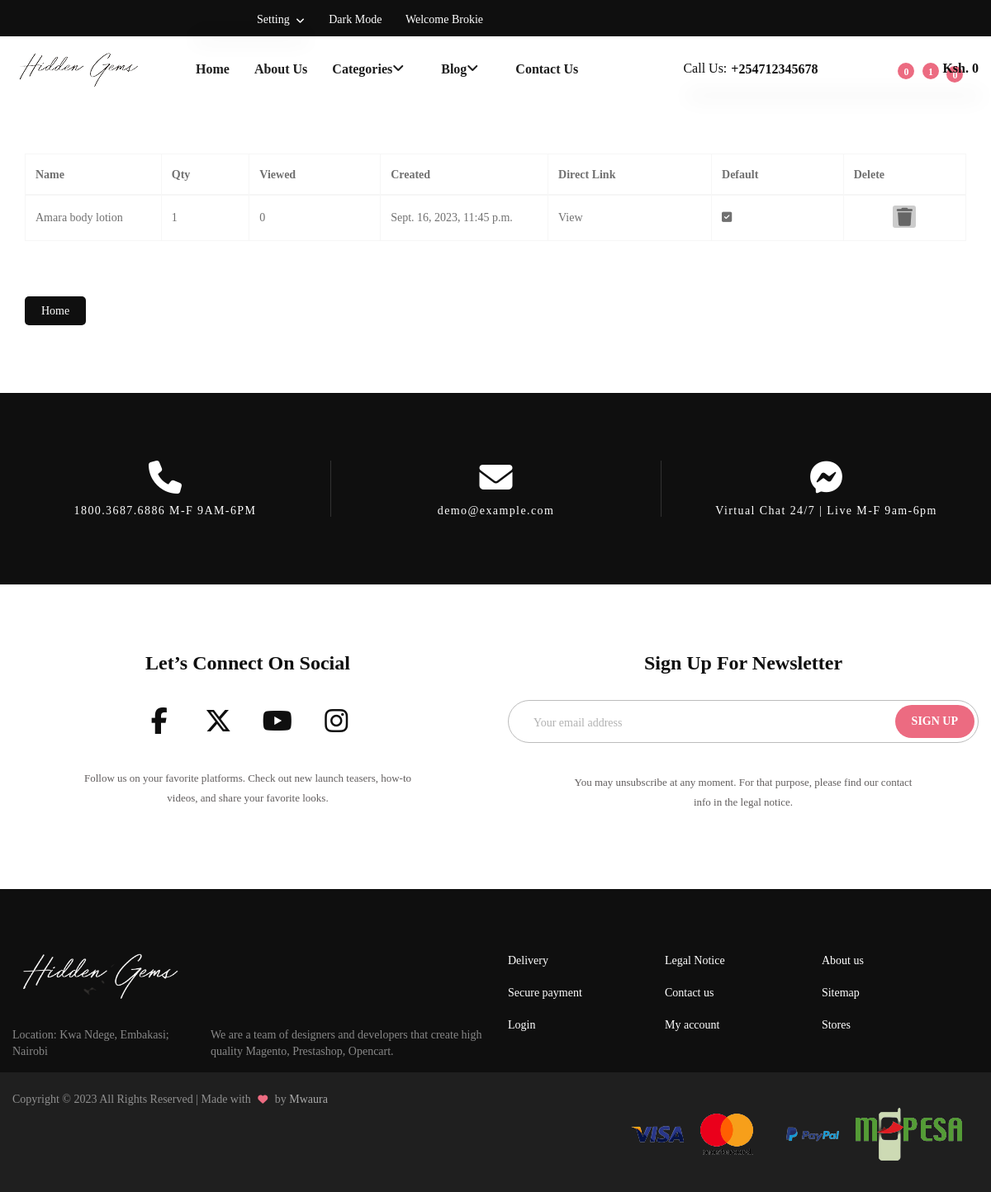
/wishlist/ (signed in), run on an earlier commit of the app's database.
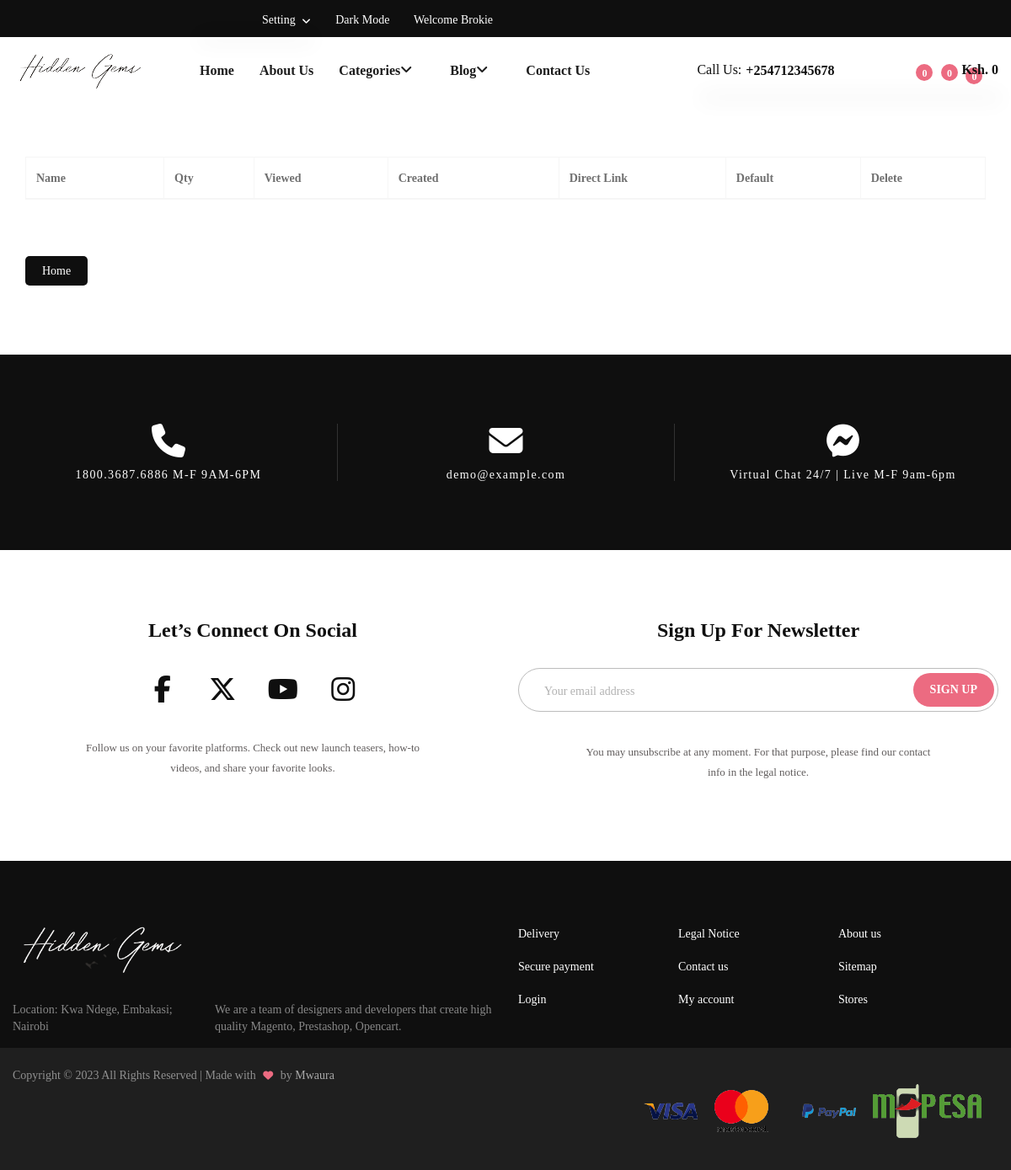
And on a later commit of the database.
### accounts/models.py (models this page shows, shortened)
class Profile(AbstractUser):
    username = models.CharField(unique=True, null=True, max_length=200)
    first_name = models.CharField(max_length=250, null=True)
    last_name = models.CharField(max_length=250, null=True)
    email = models.EmailField(max_length=200, null=True)
    phone_number = models.CharField(max_length=10, unique=True)
    class Meta:
        db_table = 'Profile'
        verbose_name = 'Profile'
        verbose_name_plural = 'Profiles'
    USERNAME_FIELD = 'username'

### shop/models.py (models this page shows, shortened)
class Wishlist(models.Model):
    from accounts.models import Profile
    user = models.ForeignKey(Profile, on_delete=models.SET_NULL, null=True)
    product = models.ForeignKey(Product, on_delete=models.SET_NULL, null=True)
    created_at = models.DateTimeField(auto_now_add=True)
    class Meta:
        db_table = 'Wishlist'
        verbose_name = 'Wishlist'
        verbose_name_plural = 'Wishlists'

class Product(models.Model):
    category = models.ForeignKey(Category, on_delete=models.SET_NULL, null=True)
    name = models.CharField(max_length=200, unique=True)
    description = models.TextField()
    price = models.DecimalField(max_digits=5, decimal_places=2)
    stock_quantity = models.PositiveIntegerField()
    image = models.ImageField(upload_to='products', null=True)
    slug = models.SlugField(unique=True, blank=True)
    def get_absolute_url(self):
        return reverse("shop:product_detail", kwargs={"slug": self.slug})
    class Meta:
        db_table = 'Product'
        verbose_name = 'Product'
        verbose_name_plural = 'Products'

### shop/views.py (the view)
# urls.py: path('wishlist/', views.wishlist, name="wishlist"),
@login_required(login_url='accounts:login_page')
def wishlist(request):
    user = request.user
    wishlist = Wishlist.objects.filter(user=request.user)
    context = {
        'wishlist': wishlist
    }
    return render(request, 'shop/wishlist.html', context)

### shop/templates/shop/wishlist.html (shortened to what this page needs)
{% extends "shop/base.html" %}
{% load static %}
{% block content %}
  {% include "shop/header.html" %}
  <main class="main-content">
        <section class="product-area">
            <div class="container" data-padding-top="62">
              <div class="shopping-wishlist-wrap">
                <div class="row">
                  <div class="col-12">
                    <div class="wishlist-content">
                      <div class="table-responsive">
                        <table class="table table-bordered">
                          <thead>
                            <tr>
                              <th class="item-name">Name</th>
                              <th class="item-qty">Qty</th>
                              <th class="item-viewed">Viewed</th>
                              <th class="item-created">Created</th>
                              <th class="item-direct-link">Direct Link</th>
                              <th class="item-default">Default</th>
                              <th class="item-delete">Delete</th>
                            </tr>
                          </thead>
                          <tbody>
                          {% for item in wishlist %}
                            <tr>
                              <td class="item-name">
                                <span><a href="#/">{{item.product.name}}</a></span>
                              </td>
                              <td class="item-qty">
                                <span>1</span>
                              </td>
                              <td class="item-viewed">
                                <span>0</span>
                              </td>
                              <td class="item-created">
                                <span>{{item.created_at}}</span>
                              </td>
                              <td class="item-direct-link">
                                <span><a href="{{item.product.get_absolute_url}}">View</a></span>
                              </td>
                              <td class="item-default">
                                <span><i class="fa fa-check-square"></i></span>
                              </td>
                              <td class="item-delete">
                                <span><a href="{% url 'shop:remove_from_wishlist' item.product.id %}"><i class="fa fa-trash"></i></a></span>
                              </td>
                            </tr>
                          {% endfor %}
                          </tbody>
                        </table>
                      </div>
                      <div class="wishlist-footer">
                        <a href="{% url 'shop:homepage' %}" class="btn-wishlist">Home</a>
                      </div>
                    </div>
                  </div>
                </div>
              </div>
            </div>
          </section>
          {% include "shop/contact.html" %}
  </main>
  {% include "shop/footer.html" %}
{% endblock content %}

### shop/templates/shop/base.html (shortened to what this page needs)
{% load static %}
<!DOCTYPE html>
<html lang="en">
<head>
    <link rel="stylesheet" href="https://cdnjs.cloudflare.com/ajax/libs/bootstrap/5.3.1/css/bootstrap.min.css" />
    <link rel="stylesheet" href="https://cdnjs.cloudflare.com/ajax/libs/ionicons/7.1.2/collection/components/icon/icon.min.css" />
    <link rel="stylesheet" href="https://cdnjs.cloudflare.com/ajax/libs/simple-line-icons/2.5.5/css/simple-line-icons.css" />
    <link href="https://cdn.lineicons.com/4.0/lineicons.css" rel="stylesheet" />
    <link rel="stylesheet" href="https://cdnjs.cloudflare.com/ajax/libs/font-awesome/6.4.2/css/all.min.css" />
    <link rel="stylesheet" href="https://cdnjs.cloudflare.com/ajax/libs/animate.css/4.1.1/animate.css" />
    <link rel="stylesheet" href="https://cdnjs.cloudflare.com/ajax/libs/Swiper/10.2.0/swiper-bundle.min.css" />
    <link rel="stylesheet" href="https://cdnjs.cloudflare.com/ajax/libs/rangeslider.js/2.3.3/rangeslider.css" />
    <link rel="stylesheet" href="https://cdnjs.cloudflare.com/ajax/libs/fancybox/3.5.7/jquery.fancybox.min.css" />
    <link rel="stylesheet" href="https://cdnjs.cloudflare.com/ajax/libs/SlickNav/1.0.10/slicknav.css" />
    <link rel="stylesheet" href="https://cdnjs.cloudflare.com/ajax/libs/OwlCarousel2/2.3.4/assets/owl.carousel.min.css" />
    <link rel="stylesheet" href="https://cdnjs.cloudflare.com/ajax/libs/OwlCarousel2/2.3.4/assets/owl.theme.default.min.css" />
    <link
    href="https://cdn.jsdelivr.net/npm/bootstrap@5.5.0/dist/css/bootstrap.min.css"
    rel="stylesheet"
  />
    <link href="https://fonts.cdnfonts.com/css/theme" rel="stylesheet">
    <link href="{% static 'shop/css/style.css' %}" rel="stylesheet" />
</head>
<body>
<div class="wrapper contact-inner-wrapper">
    {% block content %}
    {% endblock content %}
</div>
</body>
</html>

### shop/templates/shop/header.html (shortened to what this page needs)
{% load static %}
  <header class="header-area header-default header-style">
    <div class="header-top">
      <div class="container-fluid">
        <div class="row">
          <div class="col-md-6 text-md-end text-center mt-sm-15">
            <div class="theme-setting">
              <a class="dropdown-btn" href="#" role="button">
                Setting
                <i class="fas fa-angle-down"></i>
              </a>
            </div>
            <div class="theme-dark">
              <a class="dropdown-btn" href="#" role="button">
                Dark Mode
              </a>
            </div>
            <div class="theme-welcome">
              <a class="dropdown-btn" href="#" role="button">
                Welcome {{user.first_name}}
              </a>
            </div>
          </div>
        </div>
      </div>
    </div>
    <div class="header-bottom sticky-header hidden-md-down">
      <div class="container-fluid">
        <div class="row align-items-center">
          <div class="col col-12">
            <div class="header-align align-default">
              <div class="align-left">
                <div class="header-logo-area">
                  <a href="{% url 'shop:homepage' %}">
                    <img class="logo-main" src="{% static 'shop/img/logo-main.PNG' %}" alt="Logo" />
                  </a>
                </div>
                <div class="header-navigation-area hidden-md-down">
                  <ul class="main-menu nav position-relative">
                    <li ><a href="{% url 'shop:initial_page' %}">Home</a></li>
                    <li><a href="{% url 'shop:about' %}">About Us</a></li>
                    <li class="has-submenu full-width"><a href="#">Categories<i class="fas fa-angle-down"></i></a>
                    </li>
                    <li class="has-submenu full-width"><a href="#">Blog<i class="fas fa-angle-down"></i> </a>
                    </li>
                    <li><a href='{% url "shop:contact" %}'>Contact us</a></li>
                  </ul>
                </div>
              </div>
              <div class="align-right">
                <div class="contact-link float-start">
                  <div class="phone">
                    <span>Call us:</span>
                    <a href="tel:+254712345678">+254712345678</a>
                  </div>
                </div>
                <div class="header-action-area float-start">
                  <div class="shop-button-group">
                    <div class="shop-button-item">
                      <a class='shop-button' href='{% url "shop:compare" %}'>
                        <sup class="shop-count">{{compare.get_total_distinct_items}}</sup>
                      </a>
                    </div>
                    <div class="shop-button-item">
                      <a class='shop-button' href='{% url "shop:wishlist" %}'>
                        <sup class="shop-count">{{wishlist.count}}</sup>
                      </a>
                    </div>
                    <div class="shop-button-item">
                      <a class="shop-button" href="#">
                        <sup class="shop-count">{{ get_total_distinct_items}}</sup>
                        <span class="cart-total">Ksh. {{get_total_price}}</span>
                      </a>
                    </div>
                  </div>
                </div>
              </div>
            </div>
          </div>
        </div>
      </div>
    </div>
  </header>

### shop/templates/shop/contact.html (shortened to what this page needs)
    <section class="bg-black-color" >
      <div class="container pt-35 pb-40">
        <div class="row">
          <div class="col-12">
            <div class="contact-info contact-info-static">
              <div class="row">
                <div class="col-border col-12 col-md-4 col-sm-6 border-0">
                  <div class="info-item">
                    <div class="icon-box">
                      <i class="fas fa-phone"></i>
                    </div>
                    <p>1800.3687.6886 M-F 9AM-6PM</p>
                  </div>
                </div>
                <div class="col-border col-12 col-md-4 col-sm-6 mt-xs-35">
                  <div class="info-item">
                    <div class="icon-box">
                      <i class="fas fa-envelope"></i>
                    </div>
                    <p>demo@example.com</p>
                  </div>
                </div>
                <div class="col-border col-12 col-md-4 col-sm-12 mt-sm-35">
                  <div class="info-item">
                    <div class="icon-box">
                      <i class="fa-brands fa-facebook-messenger"></i>
                    </div>
                    <p>Virtual Chat 24/7 | Live M-F 9am-6pm</p>
                  </div>
                </div>
              </div>
            </div>
          </div>
        </div>
      </div>
    </section>
    <section class="divider-area">
      <div class="container pt-90 pt-lg-70 pb-lg-60">
        <div class="row">
          <div class="col-12">
            <div class="divider-style-wrap">
              <div class="row">
                <div class="col-md-6">
                  <div class="divider-content text-center">
                    <h4 class="title d-none d-md-block">Let’s Connect On Social </h4>
                    <div id="dividerId-1" class="collapse">
                      <div class="social-icons">
                        <a href="#/"><i class="fa-brands fa-facebook-f"></i></a>
                        <a href="#/"><i class="fa-brands fa-x-twitter"></i></a>
                        <a href="#/"><i class="fa-brands fa-youtube"></i></a>
                        <a href="#/"><i class="fa-brands fa-instagram"></i></a>
                      </div>
                      <p class="mb-3">Follow us on your favorite platforms. Check out new launch teasers, how-to videos, and share your favorite looks.</p>
                    </div>
                  </div>
                </div>
                <div class="col-md-6">
                  <div class="divider-content text-center">
                    <h4 class="title hidden-sm-down" data-margin-bottom="32">Sign Up For Newsletter</h4>
                    <div id="dividerId-2" class="collapse">
                      <div class="newsletter-content-wrap">
                        <div class="newsletter-form">
                          <form>
                            <input type="email" class="form-control" placeholder="Your email address">
                            <button class="btn btn-submit" type="button">Sign up</button>
                          </form>
                        </div>
                      </div>
                      <p>You may unsubscribe at any moment. For that purpose, please find our contact info in the legal notice.</p>
                    </div>
                  </div>
                </div>
              </div>
            </div>
          </div>
        </div>
      </div>
    </section>

### shop/templates/shop/footer.html (shortened to what this page needs)
{% load static %}
  <footer class="footer-area">
    <div class="container">
      <div class="row">
        <div class="col-12">
          <div class="footer-widget-area pb-30">
            <div class="row">
              <div class="col-lg-6">
                <div class="widget-item">
                  <div class="about-widget">
                    <div class="inner-content">
                      <div class="footer-logo">
                        <a href='{% url "shop:homepage" %}'>
                          <img class="logo-main" src="{% static 'shop/img/logo-light.png' %}" alt="Logo" />
                        </a>
                      </div>
                      <p>Location: Kwa Ndege, Embakasi; Nairobi</p>
                    </div>
                    <div class="widget-desc">
                      <p>We are a team of designers and developers that create high quality Magento, Prestashop, Opencart.</p>
                    </div>
                  </div>
                </div>
              </div>
              <div class="col-lg-6">
                <div class="widget-item">
                  <div class="widget-menu-wrap">
                    <ul class="nav-menu">
                      <li><a href="#/">Delivery</a></li>
                      <li><a href="#/">Legal Notice</a></li>
                      <li><a href='{% url "shop:about" %}'>About us</a></li>
                      <li><a href="#/">Secure payment</a></li>
                      <li><a href='{% url "shop:contact" %}'>Contact us</a></li>
                      <li><a href="#/">Sitemap</a></li>
                      <li><a href='{% url "accounts:login_page" %}'>Login</a></li>
                      <li><a href='{% url "accounts:profile_details" %}'>My account</a></li>
                      <li><a href='{% url "shop:product_list" %}'>Stores</a></li>
                    </ul>
                  </div>
                </div>
              </div>
            </div>
          </div>
        </div>
      </div>
    </div>
    <div class="footer-bottom">
      <div class="container">
        <div class="row">
          <div class="col-lg-6">
            <p class="copyright">Copyright © 2023 All Rights Reserved | Made with <i class="fas fa-heart"></i> by <a target="_blank" href="">Mwaura</a></p>
          </div>
          <div class="col-lg-6">
            <div class="payment">
              <img src="{% static 'shop/img/payment-methods.png' %}" alt="Payment">
            </div>
          </div>
        </div>
      </div>
    </div>
  </footer>

What changed in the data, as far as the page shows it:
removed Wishlist: product.name "Amara body lotion", created_at "Sept. 16, 2023, 11:45 p.m."
Also different on the page:
{{ wishlist.count }}: "1" → "0"
